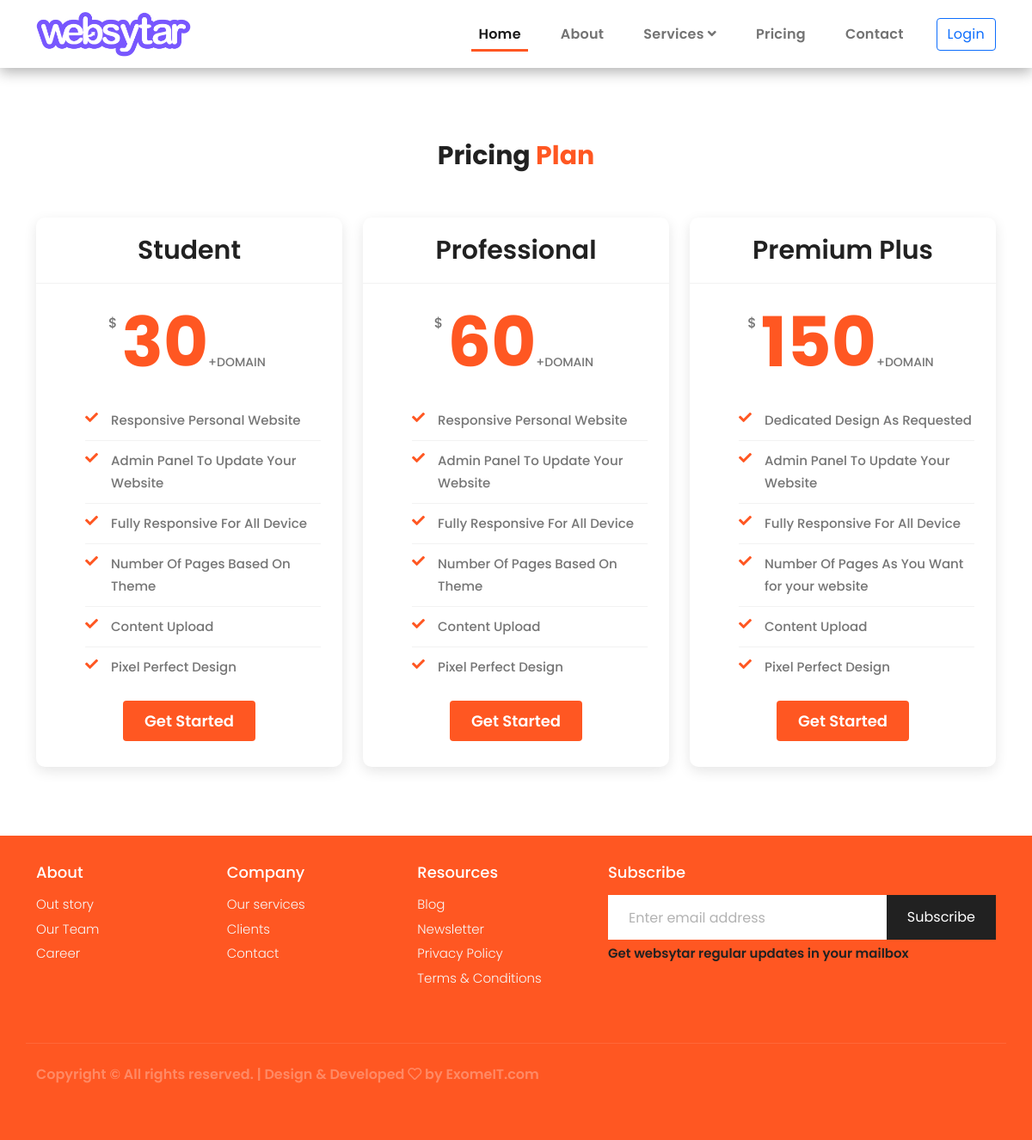
Page /pricing-plan/ on the committed database.
### ecom/models.py (models this page shows, shortened)
class PortfolioPricing(models.Model):
    package_name = models.CharField(max_length=100)
    features = models.TextField()
    price = models.IntegerField()
    category = models.CharField(choices=CATEGORY_CHOICES, max_length=50)
    def feature_ls(self):
        return self.features.split(';')

### ecom/views.py (the view)
# urls.py: path('pricing-plan/', views.pricing_plan, name='pricing_plan'),
def pricing_plan(request):
    general_portfolio_price = PortfolioPricing.objects.filter(category='general')
    premium_portfolio_price = PortfolioPricing.objects.filter(category='premium')
    context ={ 'general_portfolio_price':general_portfolio_price,
    'premium_portfolio_price':premium_portfolio_price}
    return render(request, 'ecom/pricing.html', context)

### templates/ecom/pricing.html (shortened to what this page needs)
{% extends 'ecom/base.html' %}
{% load static %}
{% block main %}
<section class="pricing section-padding">
    <div class="container" id="price">
      <div class="row justify-content-center">
        <div class="col-md-8 col-11">
          <div class="section-title">
            <h2>Pricing <span>Plan</span></h2>
          </div>
        </div>
      </div>
      <div class="row">
      {% for pricing in general_portfolio_price %}
        <div class="col-md-4 col-11 mx-auto">
          <div class="pricing-items">
            <div class="pricing-header">
              <h3>{{ pricing.package_name}}</h3>
            </div>
            <div class="pricing-price">
              <span class="currency">$</span>
              <span class="price">{{ pricing.price}}</span>
              <span class="domain">+Domain</span>
            </div>
            <div class="pricing-body">
              <ul>
                {% for featur in pricing.feature_ls %}
                <li><i class="fas fa-check"></i>{{featur}}</li>
                {% endfor %}
              </ul>
            </div>
            <div class="pricing-footer">
              <a href="{% url 'price_to_theme' pricing.id %}" class="btn btn-2">Get Started</a>
            </div>
          </div>
        </div>
        {% endfor %}
        {% for pricing in premium_portfolio_price %}
        <div class="col-md-4 col-11 mx-auto">
          <div class="pricing-items">
            <div class="pricing-header">
              <h3>{{ pricing.package_name}}</h3>
            </div>
            <div class="pricing-price">
              <span class="currency">$</span>
              <span class="price">{{ pricing.price}}</span>
              <span class="domain">+Domain</span>
            </div>
            <div class="pricing-body">
              <ul>
                {% for featur in pricing.feature_ls %}
                <li><i class="fas fa-check"></i>{{featur}}</li>
                {% endfor %}
              </ul>
            </div>
            <div class="pricing-footer">
              <a href="#" class="btn btn-2">Get Started</a>
            </div>
          </div>
        </div>
        {% endfor %}
      </div>
    </div>
  </section>
  {% endblock main %}

### static/ecom/assets/css/index-style.css (style rules this page uses)
:root { --main-color: #FF5722; --deep-color-1: #E64A19; --main-color-light: #FFCCBC; --bg-dark: #2b2c2f; --main-to-dark-color: var(--main-color); --dark-to-main-color: var(--bg-dark); --shadow-black-100: 0 5px 15px rgba(0, 0, 0, 0.1); --shadow-black-300: 0 5px 15px rgba(0, 0, 0, 0.3); --black-900: #212121; --black-400: #757575; --black-300: #BDBDBD; --black-100: #f7f7f7; --black-000: #fff; --black-alpha-100: rgba(0, 0, 0, 0.05); }
html, body { font-family: 'Poppins', sans-serif; font-size: 16px; font-weight: 600; overflow-x: hidden; background-color: #fff; line-height: 1.5; }
* { margin: 0; padding: 0; outline: none !important; }
a { text-decoration: none !important; }
ul { list-style: none; }
.section-padding { padding: 80px 0 80px; }
.section-title { margin-bottom: 20px; }
.section-title h2 { font-size: 30px; line-height: 44px; font-weight: 700; text-transform: capitalize; color: var(--black-900); text-align: center; }
.section-title h2 span { color: var(--main-color); }
.btn-2 { border: none; background: var(--main-color); color: #fff; padding: 10px 25px; font-size: 18px; font-weight: 600; overflow: hidden; position: relative; }
.btn-2:before { position: absolute; content: ''; display: inline-block; top: -180px; left: 0; width: 30px; height: 100%; background-color: #fff; animation: shiny-btn1 3s ease-in-out infinite; }
.pricing .pricing-items { background-color: var(--black-000); box-shadow: var(--shadow-black-100); border-radius: 10px; margin-top: 30px; }
.pricing-items .pricing-header { padding: 20px 30px; border-bottom: 1px solid var(--black-alpha-100); }
.pricing-items .pricing-header h3 { text-align: center; font-size: 30px; color: var(--black-900); font-weight: 600; text-transform: capitalize; margin: 0; }
.pricing-items .pricing-price { padding: 40px 30px; display: flex; justify-content: center; line-height: 0.7; }
.pricing-items .pricing-price .currency { font-size: 16px; font-weight: 500; color: var(--black-400); margin-right: 5px; align-self: flex-start; }
.pricing-items .pricing-price .price { font-size: 80px; font-weight: 700; color: var(--main-color); }
.pricing-items .pricing-price .domain { font-size: 14px; font-weight: 500; color: var(--black-400); margin-right: 5px; align-self: flex-end; text-transform: uppercase; }
.pricing-items .pricing-body { padding: 0 25px; }
.pricing-items .pricing-body ul li { font-size: 15px; font-weight: 500; color: var(--black-400); padding: 10px 0 10px 30px; border-bottom: 1px solid var(--black-alpha-100); line-height: 26px; position: relative; }
.pricing-items .pricing-body ul li:last-child { border-bottom: none; }
.pricing-items .pricing-body ul li i { color: var(--main-color); position: absolute; left: 0; top: 12px; }
.pricing-items .pricing-footer { padding: 0px 30px 30px; text-align: center; }

### rows in the picture
PortfolioPricing: package_name "Student", price "30", feature_ls "Responsive Personal Website" "Admin Panel To Update Your Website" "Fully Responsive For All Device" "Number Of Pages Based On Theme" "Content Upload" "Pixel Perfect Design"
PortfolioPricing: package_name "Professional", price "60", feature_ls "Responsive Personal Website" "Admin Panel To Update Your Website" "Fully Responsive For All Device" "Number Of Pages Based On Theme" "Content Upload" "Pixel Perfect Design"
PortfolioPricing: package_name "Premium Plus", price "150", feature_ls "Dedicated Design As Requested" "Admin Panel To Update Your Website" "Fully Responsive For All Device" "Number Of Pages As You Want for your website" "Content Upload" "Pixel Perfect Design"
